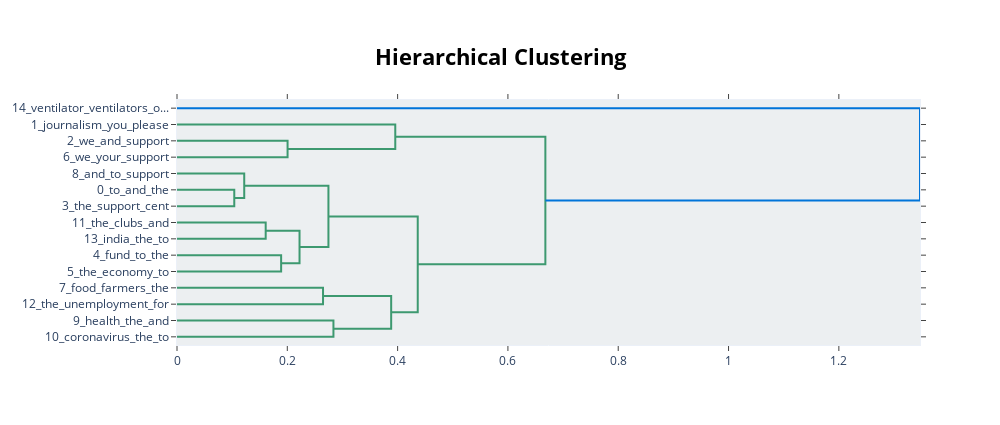

Notebook source saved alongside this figure:
### Code cell
topic_model.visualize_hierarchy(top_n_topics=50)

### Figure 1 — Plotly figure (JSON) as saved in the notebook; plotly's stock layout.template omitted (floating-point values rounded to 4 significant figures)
{"data": [{"hoverinfo": "text", "marker": {"color": "rgb(61,153,112)"}, "mode": "lines", "type": "scatter", "x": [0, 0.2005, 0.2005, 0], "xaxis": "x", "y": [-25, -25, -35, -35], "yaxis": "y"}, {"hoverinfo": "text", "marker": {"color": "rgb(61,153,112)"}, "mode": "lines", "type": "scatter", "x": [0, 0.3957, 0.3957, 0.2005], "xaxis": "x", "y": [-15, -15, -30, -30], "yaxis": "y"}, {"hoverinfo": "text", "marker": {"color": "rgb(61,153,112)"}, "mode": "lines", "type": "scatter", "x": [0, 0.1038, 0.1038, 0], "xaxis": "x", "y": [-55, -55, -65, -65], "yaxis": "y"}, {"hoverinfo": "text", "marker": {"color": "rgb(61,153,112)"}, "mode": "lines", "type": "scatter", "x": [0, 0.1219, 0.1219, 0.1038], "xaxis": "x", "y": [-45, -45, -60, -60], "yaxis": "y"}, {"hoverinfo": "text", "marker": {"color": "rgb(61,153,112)"}, "mode": "lines", "type": "scatter", "x": [0, 0.1608, 0.1608, 0], "xaxis": "x", "y": [-75, -75, -85, -85], "yaxis": "y"}, {"hoverinfo": "text", "marker": {"color": "rgb(61,153,112)"}, "mode": "lines", "type": "scatter", "x": [0, 0.1888, 0.1888, 0], "xaxis": "x", "y": [-95, -95, -105, -105], "yaxis": "y"}, {"hoverinfo": "text", "marker": {"color": "rgb(61,153,112)"}, "mode": "lines", "type": "scatter", "x": [0.1608, 0.2222, 0.2222, 0.1888], "xaxis": "x", "y": [-80, -80, -100, -100], "yaxis": "y"}, {"hoverinfo": "text", "marker": {"color": "rgb(61,153,112)"}, "mode": "lines", "type": "scatter", "x": [0.1219, 0.2746, 0.2746, 0.2222], "xaxis": "x", "y": [-52.5, -52.5, -90, -90], "yaxis": "y"}, {"hoverinfo": "text", "marker": {"color": "rgb(61,153,112)"}, "mode": "lines", "type": "scatter", "x": [0, 0.2648, 0.2648, 0], "xaxis": "x", "y": [-115, -115, -125, -125], "yaxis": "y"}, {"hoverinfo": "text", "marker": {"color": "rgb(61,153,112)"}, "mode": "lines", "type": "scatter", "x": [0, 0.2836, 0.2836, 0], "xaxis": "x", "y": [-135, -135, -145, -145], "yaxis": "y"}, {"hoverinfo": "text", "marker": {"color": "rgb(61,153,112)"}, "mode": "lines", "type": "scatter", "x": [0.2648, 0.3883, 0.3883, 0.2836], "xaxis": "x", "y": [-120, -120, -140, -140], "yaxis": "y"}, {"hoverinfo": "text", "marker": {"color": "rgb(61,153,112)"}, "mode": "lines", "type": "scatter", "x": [0.2746, 0.4365, 0.4365, 0.3883], "xaxis": "x", "y": [-71.25, -71.25, -130, -130], "yaxis": "y"}, {"hoverinfo": "text", "marker": {"color": "rgb(61,153,112)"}, "mode": "lines", "type": "scatter", "x": [0.3957, 0.6679, 0.6679, 0.4365], "xaxis": "x", "y": [-22.5, -22.5, -100.6, -100.6], "yaxis": "y"}, {"hoverinfo": "text", "marker": {"color": "rgb(0,116,217)"}, "mode": "lines", "type": "scatter", "x": [0, 1.347, 1.347, 0.6679], "xaxis": "x", "y": [-5, -5, -61.56, -61.56], "yaxis": "y"}], "layout": {"autosize": false, "height": 425, "hoverlabel": {"bgcolor": "white", "font": {"family": "Rockwell", "size": 16}}, "hovermode": "closest", "plot_bgcolor": "#ECEFF1", "showlegend": false, "title": {"font": {"color": "Black", "size": 22}, "text": "<b>Hierarchical Clustering", "x": 0.5, "xanchor": "center", "yanchor": "top"}, "width": 1000, "xaxis": {"mirror": "allticks", "rangemode": "tozero", "showgrid": false, "showline": true, "showticklabels": true, "ticks": "outside", "type": "linear", "zeroline": false}, "yaxis": {"mirror": "allticks", "range": [-150, 0], "rangemode": "tozero", "showgrid": false, "showline": true, "showticklabels": true, "tickmode": "array", "ticks": "outside", "ticktext": ["14_ventilator_ventilators_o...", "1_journalism_you_please", "2_we_and_support", "6_we_your_support", "8_and_to_support", "0_to_and_the", "3_the_support_cent", "11_the_clubs_and", "13_india_the_to", "4_fund_to_the", "5_the_economy_to", "7_food_farmers_the", "12_the_unemployment_for", "9_health_the_and", "10_coronavirus_the_to"], "tickvals": [-5, -15, -25, -35, -45, -55, -65, -75, -85, -95, -105, -115, -125, -135, -145], "type": "linear", "zeroline": false}}}
